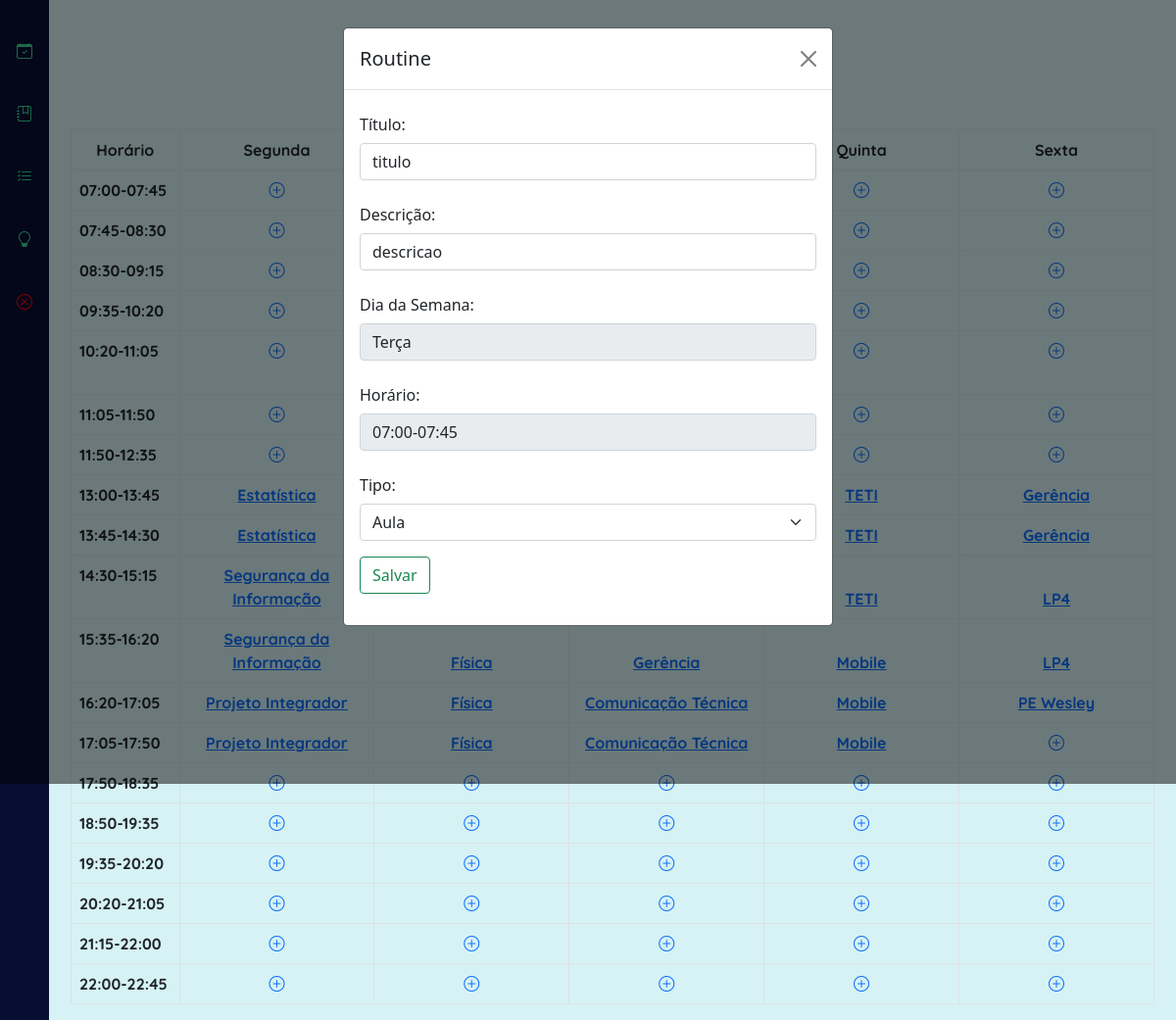
The page /tcc/rotina/formulario/07:00-07:45/Terça (signed in) on the database its author committed.
### tables this page shows
CREATE TABLE `rotina` (
  `id` bigint(20) UNSIGNED NOT NULL,
  `dia` varchar(100) NOT NULL,
  `hora` varchar(100) NOT NULL,
  `tipo_id` int(11) NOT NULL,
  `titulo` varchar(100) NOT NULL,
  `descricao` varchar(100) NOT NULL,
  `usuario_id` int(11) NOT NULL
);

### tcc/controllers/RotinaController.php (called while the page is built, shortened)
<?php
  class RotinaController extends Controller {
    function formulario ($hora, $diaSemana){
      $model = new Rotina();
      $rotinas = $model->getByUser($_SESSION['id_usuario']);
      $dados = array();
      $dados['rotinas'] = $rotinas;
      $rotina = $model->getByUsuarioHoraDia($_SESSION['id_usuario'], $hora, $diaSemana);
      if (empty($rotina)) {
        $rotina = array();
        $rotina['hora'] = $hora;
        $rotina['dia'] = $diaSemana;
        $rotina['usuario_id'] = $_SESSION['id_usuario'];
        $rotina['titulo'] = 'titulo';
        $rotina['descricao'] = 'descricao';
      }
      else{
        echo "<a href='<?php echo APP.'rotina/editar'>";
      }
      $dados['rotina'] = $rotina;
      $modelTipo = new Tipo();
      $tipos = $modelTipo->read();
      $dados['tipos'] = $tipos;
      $this->view("listagemRotina", $dados);
    }
  }
 ?>

### tcc/system/Model.php (called while the page is built, shortened)
<?php
  abstract class Model {
    public function __construct() {
      try {
        $opcoes = array(PDO::ATTR_ERRMODE => PDO::ERRMODE_EXCEPTION);
        $this->conexao = new PDO('mysql:host=localhost;dbname=routine; port=3306', "root", "", $opcoes);
      } catch (PDOException $e) {
        $this->conexao = null;
      }
    }
  }
 ?>

### tcc/models/Rotina.php (called while the page is built, shortened)
<?php
require_once 'system/Model.php';
  class Rotina extends Model {
    function getByUser($usuario_id) {
      $sql = "SELECT * FROM rotina where usuario_id=:usuario_id";
      $sentenca = $this->conexao->prepare($sql);
      $sentenca->bindParam(":usuario_id", $usuario_id);
      $sentenca->execute();
      $sentenca->setFetchMode(PDO::FETCH_ASSOC);
      $dados = $sentenca->fetchAll();
      return $dados;
    }
  }
 ?>

### tcc/views/listagemRotina.php (the view, shortened to what this page needs)
<h1>Minha Semana</h1>
<?php
  $horas = ['07:00-07:45', '07:45-08:30', '08:30-09:15', '09:35-10:20', '10:20-11:05', '11:05-11:50', '11:50-12:35', '13:00-13:45', '13:45-14:30', '14:30-15:15', '15:35-16:20', '16:20-17:05', '17:05-17:50', '17:50-18:35', '18:50-19:35', '19:35-20:20', '20:20-21:05', '21:15-22:00', '22:00-22:45'];
  $diasSemana = ['Segunda', 'Terça', 'Quarta', 'Quinta', 'Sexta'];
  echo "<table class='table table-bordered'>";
  echo "<tr align=center>";
  echo "<th style='width:10%' scope='row'>Horário</th>";
  foreach ($diasSemana as $diaSemana){
    echo "<th style=width:18% scope='row'>$diaSemana</th>";
  }
  echo "</tr>";
  foreach ($horas as $hora) {
    echo "<tr>";
    echo "<td>$hora</td>";
    foreach ($diasSemana as $diaSemana) {
    $caminho = APP;
    $titulo = "";
    foreach ($rotinas as $rot){
      if ($rot['dia']==$diaSemana && $rot['hora']==$hora){
        $titulo = $rot['titulo'];
        break;
      }
    }
      if ($titulo!=""){
        echo "<td align=center valign=bottom ><a href='$caminho/rotina/formulario/$hora/$diaSemana'>$titulo</a></td>";
      }
      else{
        echo "<td align=center><a href='$caminho/rotina/formulario/$hora/$diaSemana'><i class='bi bi-plus-circle'></i></a></td>";
      }
    }
  echo "</tr>";
  }
  echo "</table>";
  if(isset($rotina)) {
    include_once "modal.php";
  }
?>

### tcc/views/menu.php (style rules this page uses)
body { background-color: #D6F2F4; margin-left: 50px; padding: 0px 10px; }

### tcc/views/listagemRotina.php (style rules this page uses)
table { font-size: 16px; font-family: 'Quicksand', sans-serif; font-weight: bold; }
h1 { font-size: 50px; font-family: 'Quicksand', sans-serif; padding: 2rem; text-align: center; }

### rows shown on the page
rotina: titulo "Estatística"
rotina: titulo "TETI"
rotina: titulo "Gerência"
rotina: titulo "Estatística"
rotina: titulo "TETI"
rotina: titulo "Gerência"
rotina: titulo "Segurança da Informação"
rotina: titulo "TETI"
rotina: titulo "LP4"
rotina: titulo "Segurança da Informação"
rotina: titulo "Física"
rotina: titulo "Gerência"
rotina: titulo "Mobile"
rotina: titulo "LP4"
rotina: titulo "Projeto Integrador"
rotina: titulo "Física"
rotina: titulo "Comunicação Técnica"
rotina: titulo "Mobile"
rotina: titulo "PE Wesley"
rotina: titulo "Projeto Integrador"
rotina: titulo "Física"
rotina: titulo "Comunicação Técnica"
rotina: titulo "Mobile"

### other values the page prints
$diaSemana "Segunda"
$diaSemana "Quinta"
$diaSemana "Sexta"
$hora "07:00-07:45"
$hora "07:45-08:30"
$hora "08:30-09:15"
$hora "09:35-10:20"
$hora "10:20-11:05"
$hora "11:05-11:50"
$hora "11:50-12:35"
$hora "13:00-13:45"
$hora "13:45-14:30"
$hora "14:30-15:15"
$hora "15:35-16:20"
$hora "16:20-17:05"
